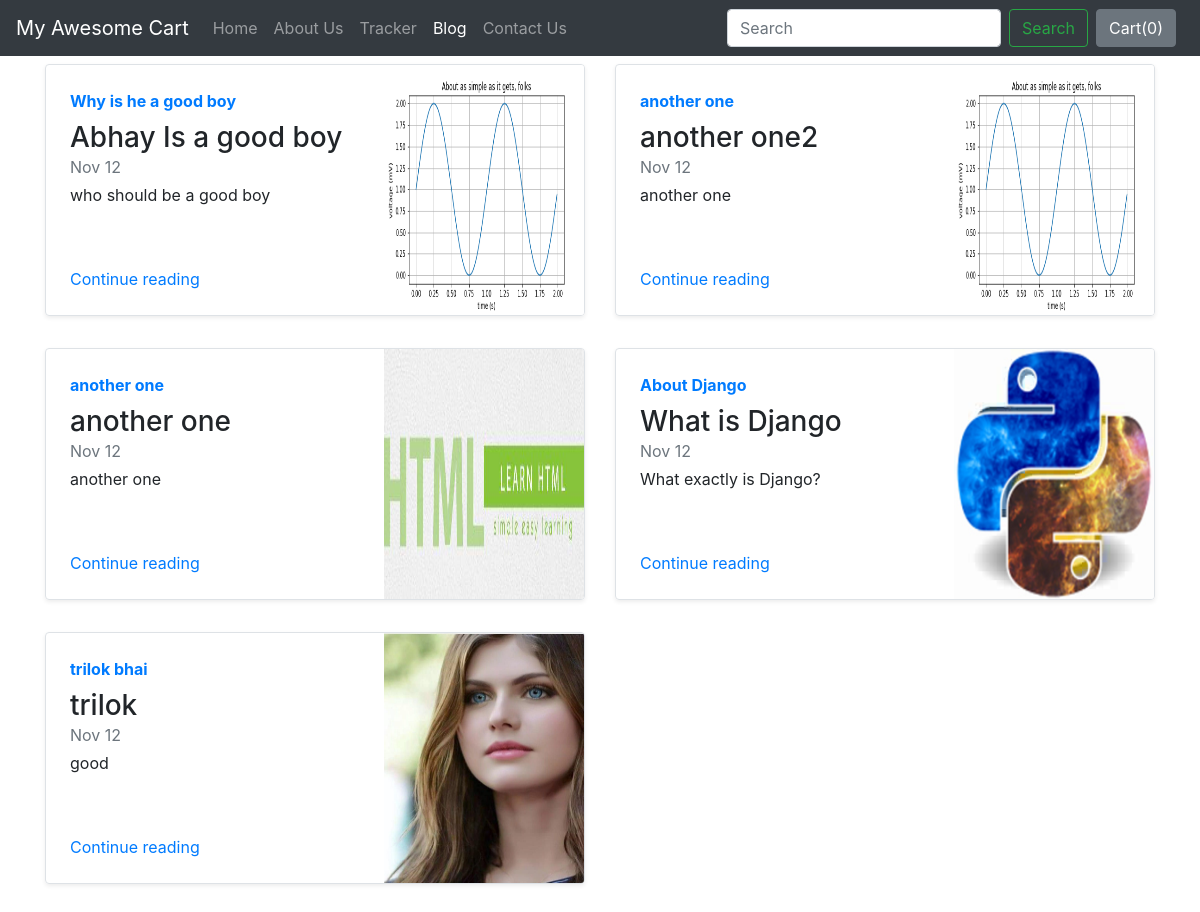
Screenshot of /blog/ with the database file from the repository.
### blog/models.py (models this page shows)
class Blogpost(models.Model):
    post_id = models.AutoField(primary_key=True)
    title = models.CharField(max_length=50)
    head0 = models.CharField(max_length=500, default="")
    chead0 = models.CharField(max_length=5000, default="")
    head1 = models.CharField(max_length=500, default="")
    chead1 = models.CharField(max_length=5000, default="")
    head2 = models.CharField(max_length=500, default="")
    chead2 = models.CharField(max_length=5000, default="")
    pub_date = models.DateField()
    thumbnail = models.ImageField(upload_to='shop/images', default="")
    def __str__(self):
        return self.title

### blog/views.py (the view)
# urls.py: path("", views.index, name="blogHome"),
def index(request):
    myposts = Blogpost.objects.all()
    print(myposts)
    return render(request, 'blog/index.html',
                  {'myposts': myposts})

### blog/templates/blog/index.html
{% extends 'blog/basic.html' %}
{% block body %}
<div class="container">
<div class="row my-2">
    {% for item in myposts %}
        <div class="col-md-6">
            <div
                class="row no-gutters border rounded overflow-hidden flex-md-row mb-4 shadow-sm h-md-250 position-relative">
                <div class="col p-4 d-flex flex-column position-static">
                    <strong class="d-inline-block mb-2 text-primary">{{item.head0}}</strong>
                    <h3 class="mb-0">{{item.title}}</h3>
                    <div class="mb-1 text-muted">Nov 12</div>
                    <p class="card-text mb-auto">{{item.head1}}</p>
                    <a href="blogpost/{{item.post_id}}" class="stretched-link">Continue reading</a>
                </div>
                <div class="col-auto d-none d-lg-block">
                    <img src="/media/{{item.thumbnail}}" class="bd-placeholder-img" width="200" height="250"
                        aria-label="Placeholder: Thumbnail"/>
                </div>
            </div>
        </div>
{% if forloop.counter|divisibleby:2 %}
    </div><div class="row my-2">
    {% endif %}
    {% endfor %}
</div>
{% endblock %}

### rows the page displays
Blogpost: head0 "Why is he a good boy", title "Abhay Is a good boy", head1 "who should be a good boy", thumbnail (picture)
Blogpost: head0 "another one", title "another one2", head1 "another one", thumbnail (picture)
Blogpost: head0 "another one", title "another one", head1 "another one", thumbnail (picture)
Blogpost: head0 "About Django", title "What is Django", head1 "What exactly is Django?", thumbnail (picture)
Blogpost: head0 "trilok bhai", title "trilok", head1 "good", thumbnail (picture)
